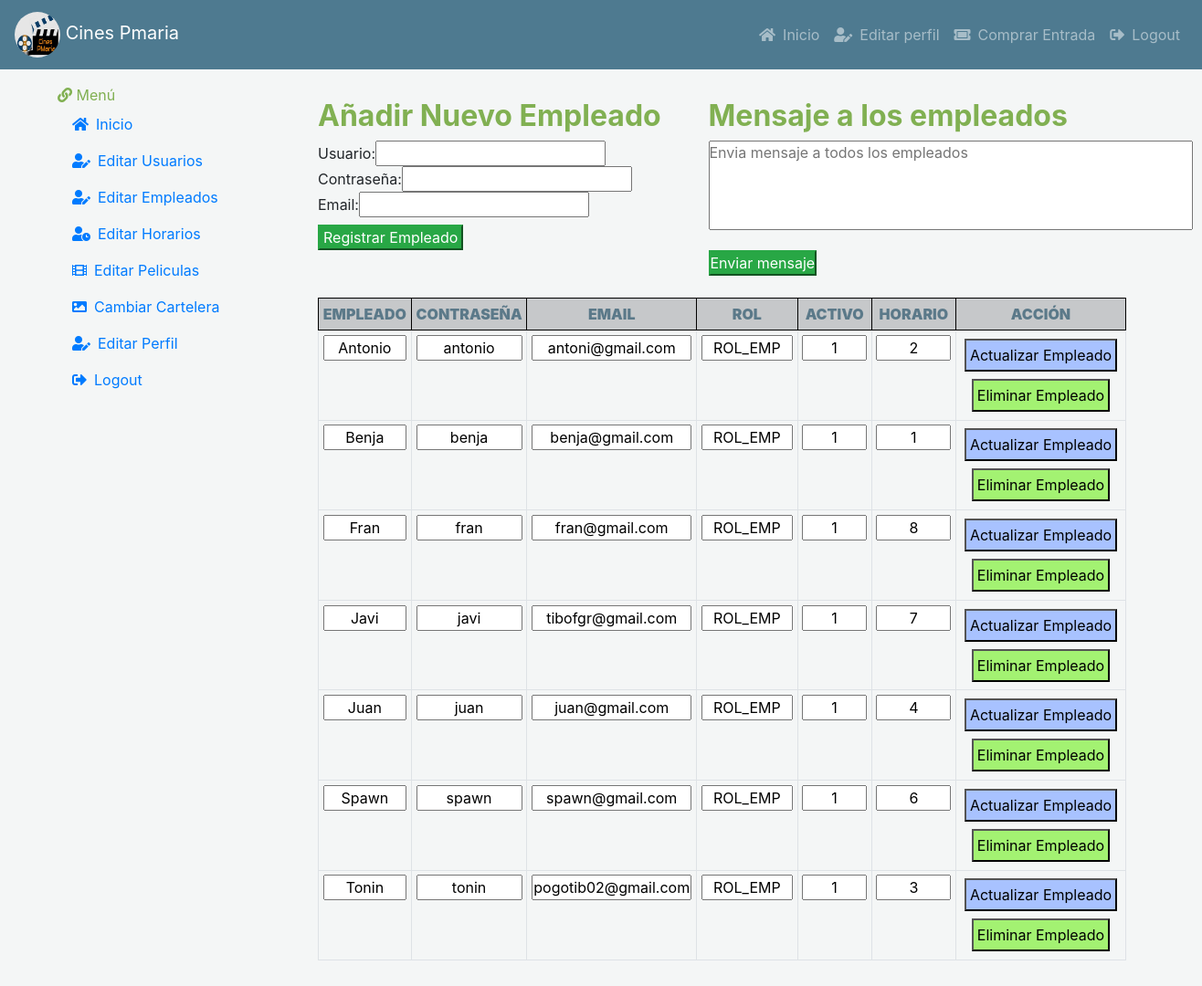
Screenshot of /vista/indexEditEmp.php (signed in) with the database file from the repository.
### tables this page shows
CREATE TABLE `usuarios` (
  `usuario` varchar(25) NOT NULL,
  `contrasena` varchar(25) NOT NULL,
  `email` varchar(30) NOT NULL,
  `ROL` varchar(20) NOT NULL DEFAULT 'ROL_USER',
  `activo` int(5) NOT NULL DEFAULT 1,
  `horario` int(5) NOT NULL DEFAULT -1
);

### modelo/conexion.php (called while the page is built, shortened)
<?php
  class Conexion{
    private $conexion;
    public function __construct(){
      $this->servidor = "localhost";
      $this->usuario = "root";
      $this->clave = "";
      $this->base = "cinespmaria";
      $this->conexion = new mysqli($this->servidor, $this->usuario,
      $this->clave, $this->base);
    }
    public function ejecutarConsulta( $sql){
      $contenedor = $this->conexion->query($sql);
      return $contenedor->fetch_all();
    }
  }
 ?>

### modelo/userModelo.php (called while the page is built, shortened)
<?php
  class Users {
    public static function listaEmpleados(){
      $con = new Conexion();
      $cont = $con->ejecutarConsulta("SELECT * FROM usuarios WHERE ROL LIKE 'ROL_EMP'");
      return $cont;
    }
  }
 ?>

### vista/editEmpleados.php (the view, shortened to what this page needs)
  <body>
    <div class="row">
      <div class= "col-sm-12 col-md-6">
      <h2 class="text-success"><b> Añadir Nuevo Empleado </b></h2>
       <form autocomplete="off" method="POST" action= '../controlador/añadirEmp.php'>
          Usuario:<input type="text" name="usuario" value="<?php if(isset($_POST['usuario'])) echo $_POST['usuario']; ?>" required/>
          <br/>
          Contraseña:<input type="password" name="contraseña" value="<?php if(isset($_POST['contraseña'])) echo $_POST['contraseña']; ?>" required/>
          <br/>
          Email:<input type="email" name="email" value="<?php if(isset($_POST['email'])) echo $_POST['email']; ?>" required/>
          <br/>
            <input type="submit" value="Registrar Empleado" name="registrar" class="btn-success mt-2 px-1"/>
       </form>
       <br/>
     </div>
     <div class= "col-sm-12 col-md-6">
       <h2 class="text-success"><b> Mensaje a los empleados</b></h2>
         <form name = "formulario" method="POST" action= '../controlador/alertEmpleados.php'>
           <p><textarea name="comentario" placeholder="Envia mensaje a todos los empleados" rows="4" cols="50" required></textarea></p>
           <input type="submit" value="Enviar mensaje" class="btn-success">
         </form>
      <br/>
    </div>
    </div>
        <table class="table table-bordered table-hover table-sm text-center">
        <thead>
          <tr class='text-dark table-dark'>
          <th style="border: 1px solid black;" class="text-blue"><b>EMPLEADO</b></th>
          <th style="border: 1px solid black;" class="text-blue"><b>CONTRASEÑA</b></th>
          <th style="border: 1px solid black;" class="text-blue"><b>EMAIL</b></th>
          <th style="border: 1px solid black;" class="text-blue"><b>ROL</b></th>
          <th style="border: 1px solid black;" class="text-blue px-2"><b>ACTIVO</b></th>
          <th style="border: 1px solid black;" class="text-blue px-2"><b>HORARIO</b></th>
          <th style="border: 1px solid black;" class="text-blue"><b>ACCIÓN</b></th>
        </tr>
      </thead>
        <?php
        foreach (Users::listaEmpleados() as $empleados) {
          ?>
          <form name = "formulario" method="POST" action= '../controlador/actualizarEmp.php'>
          <?php
            echo "<td><input name=newUser value =" . $empleados[0] . " class='w-100 text-center'> </td>" ;
            echo "<td> <input name=contrasena value =" . $empleados[1] .  " class='w-100 text-center' > </td>" ;
            echo "<td> <input name=email value =" . $empleados[2] .  " style='width : 175px;' class=' text-center' > </td>" ;
            echo "<td> <input name=roll value =" . $empleados[3] .  " style='width : 100px;'  class='text-center'> </td>" ;
            echo "<td> <input name=activo value =" . $empleados[4] .  "   class='w-100 text-center'> </td>" ;
            echo "<td> <input name=horario value =" . $empleados[5] . "  class='w-100 text-center' > </td>" ;
            echo "<td>"
           ?>
        <input type="submit" value="Actualizar Empleado" name="editUser" class="btn-bClaro m-1 p-1"/>
        </form>
          <form name = "formulario" method="POST" action= '../controlador/eliminarEmp.php'>
          <input type="submit" value="Eliminar Empleado" name="deleteEmp" class="btn-rClaro m-1 p-1"/>
        </form>
      <?php
   }
    echo "</table>";
?>
  </body>

### css/style.css (style rules this page uses)
* { margin:0; padding: 0; }
body { background-color: #f4f6f6 ; }
.text-blue { color: #5b7989; }
.text-success { color: #81B052 !important; }
.btn-bClaro { background-color: #a8c2ff !important; }
.btn-rClaro { background-color: #a3f272 !important; }
textarea { resize: none; }

### rows the page displays
usuarios: newUser "Antonio", contrasena "antonio", email "antoni@gmail.com", roll "ROL_EMP", activo "1", horario "2"
usuarios: newUser "Benja", contrasena "benja", email "benja@gmail.com", roll "ROL_EMP", activo "1", horario "1"
usuarios: newUser "Fran", contrasena "fran", email "fran@gmail.com", roll "ROL_EMP", activo "1", horario "8"
usuarios: newUser "Javi", contrasena "javi", email "tibofgr@gmail.com", roll "ROL_EMP", activo "1", horario "7"
usuarios: newUser "Juan", contrasena "juan", email "juan@gmail.com", roll "ROL_EMP", activo "1", horario "4"
usuarios: newUser "Spawn", contrasena "spawn", email "spawn@gmail.com", roll "ROL_EMP", activo "1", horario "6"
usuarios: newUser "Tonin", contrasena "tonin", email "pogotib02@gmail.com", roll "ROL_EMP", activo "1", horario "3"
